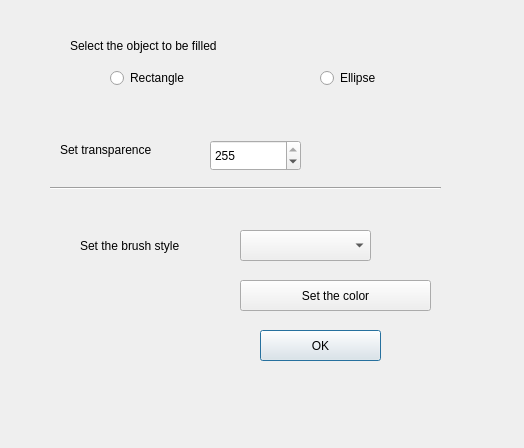
<?xml version="1.0" encoding="UTF-8"?>
<ui version="4.0">
 <class>FillingDialog</class>
 <widget class="QDialog" name="FillingDialog">
  <property name="geometry">
   <rect>
    <x>0</x>
    <y>0</y>
    <width>524</width>
    <height>448</height>
   </rect>
  </property>
  <property name="windowTitle">
   <string>Dialog</string>
  </property>
  <widget class="Line" name="line">
   <property name="geometry">
    <rect>
     <x>50</x>
     <y>180</y>
     <width>391</width>
     <height>16</height>
    </rect>
   </property>
   <property name="orientation">
    <enum>Qt::Horizontal</enum>
   </property>
  </widget>
  <widget class="QLabel" name="label">
   <property name="geometry">
    <rect>
     <x>70</x>
     <y>30</y>
     <width>341</width>
     <height>31</height>
    </rect>
   </property>
   <property name="text">
    <string>Select the object to be filled</string>
   </property>
  </widget>
  <widget class="QRadioButton" name="RectangleButton">
   <property name="geometry">
    <rect>
     <x>110</x>
     <y>70</y>
     <width>91</width>
     <height>16</height>
    </rect>
   </property>
   <property name="text">
    <string>Rectangle</string>
   </property>
  </widget>
  <widget class="QRadioButton" name="EllipseButton">
   <property name="geometry">
    <rect>
     <x>320</x>
     <y>70</y>
     <width>111</width>
     <height>16</height>
    </rect>
   </property>
   <property name="text">
    <string>Ellipse</string>
   </property>
  </widget>
  <widget class="QLabel" name="label_2">
   <property name="geometry">
    <rect>
     <x>60</x>
     <y>140</y>
     <width>321</width>
     <height>20</height>
    </rect>
   </property>
   <property name="text">
    <string>Set transparence</string>
   </property>
  </widget>
  <widget class="QComboBox" name="comboBox">
   <property name="geometry">
    <rect>
     <x>240</x>
     <y>230</y>
     <width>131</width>
     <height>31</height>
    </rect>
   </property>
  </widget>
  <widget class="QLabel" name="label_3">
   <property name="geometry">
    <rect>
     <x>80</x>
     <y>230</y>
     <width>121</width>
     <height>31</height>
    </rect>
   </property>
   <property name="text">
    <string>Set the brush style</string>
   </property>
  </widget>
  <widget class="QToolButton" name="colorButton">
   <property name="geometry">
    <rect>
     <x>240</x>
     <y>280</y>
     <width>191</width>
     <height>31</height>
    </rect>
   </property>
   <property name="text">
    <string>Set the color</string>
   </property>
  </widget>
  <widget class="QPushButton" name="okButton">
   <property name="geometry">
    <rect>
     <x>260</x>
     <y>330</y>
     <width>121</width>
     <height>31</height>
    </rect>
   </property>
   <property name="text">
    <string>OK</string>
   </property>
  </widget>
  <widget class="QSpinBox" name="spinBox">
   <property name="geometry">
    <rect>
     <x>210</x>
     <y>140</y>
     <width>91</width>
     <height>31</height>
    </rect>
   </property>
   <property name="maximum">
    <number>255</number>
   </property>
   <property name="value">
    <number>255</number>
   </property>
  </widget>
 </widget>
 <resources/>
 <connections/>
 <slots>
  <signal>fillRect()</signal>
  <signal>fillEllipse()</signal>
  <slot>clicked()</slot>
 </slots>
</ui>
